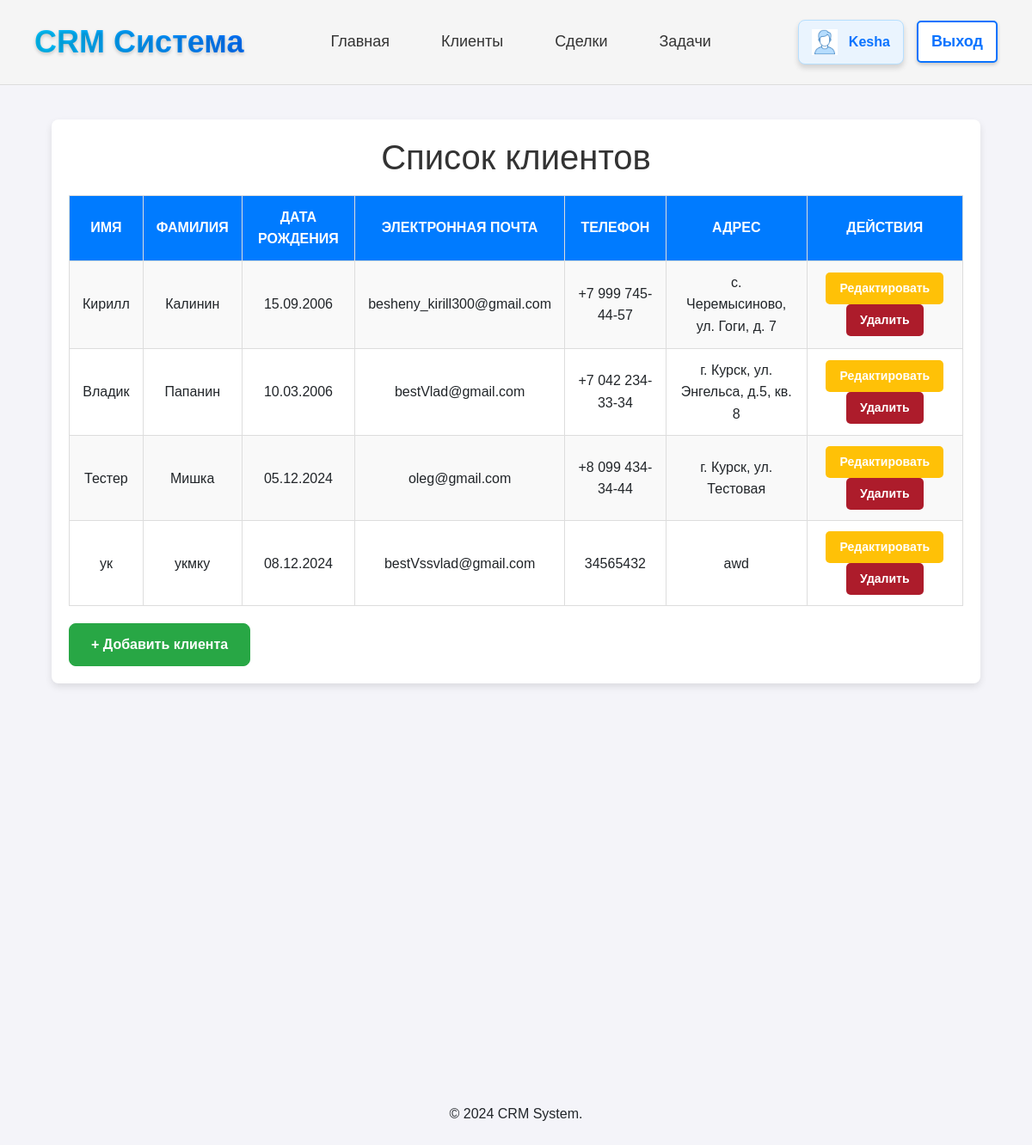
Screenshot of /clients/ (signed in) with the database file from the repository.
### crm/models.py (models this page shows, shortened)
class Client(models.Model):
    name = models.CharField(max_length=255)
    surname = models.CharField(max_length=255, default='неизвестно')
    birth_date = models.DateField(null=True, blank=True)
    email = models.EmailField(unique=True, blank=True, null=True, default="example@example.com")  # Добавлено default
    phone = models.CharField(max_length=15, null=True, blank=True)
    address = models.TextField(null=True, blank=True)

### crm/views.py (the view)
# urls.py: path('clients/', views.client_list, name='client_list'),
def client_list(request):
    clients = Client.objects.all()  # Получение всех клиентов из базы данных
    return render(request, 'crm/client_list.html', {'clients': clients})

### crm/templates/crm/client_list.html (shortened to what this page needs)
{% extends 'crm/base.html' %}
{% block content %}
<!DOCTYPE html>
<html lang="en">
<head>
</head>
<body>
    <div class="container">
        <h1>Список клиентов</h1>
        <a href="{% url 'add_client' %}" class="btn btn-success mt-3">+ Добавить клиента</a>
        <table>
            <thead>
                <tr>
                    <th>Имя</th>
                    <th>Фамилия</th>
                    <th>Дата рождения</th>
                    <th>Электронная почта</th>
                    <th>Телефон</th>
                    <th>Адрес</th>
                    <th>Действия</th>
                </tr>
            </thead>
            <tbody>
                {% for client in clients %}
                <tr>
                    <td>{{ client.name }}</td>
                    <td>{{ client.surname }}</td>
                    <td>{{ client.birth_date|date:"d.m.Y" }}</td>
                    <td>{{ client.email }}</td>
                    <td>{{ client.phone }}</td>
                    <td>{{ client.address }}</td>
                    <td>
                        <a href="{% url 'edit_client' client.id %}" class="btn btn-warning btn-sm">Редактировать</a>
                        <a href="{% url 'delete_client' client.id %}" onclick="return confirm('Вы уверены?');"class="btn btn-danger btn-sm">Удалить</a>
                    </td>
                </tr>
                {% endfor %}
            </tbody>
        </table>
    </div>
</body>
</html>
{% endblock %}

### crm/templates/crm/base.html (shortened to what this page needs)
<!DOCTYPE html>
<html lang="en">
<head>
    {% load static %}
    <link rel="stylesheet" href="https://cdn.jsdelivr.net/npm/bootstrap@4.0.0/dist/css/bootstrap.min.css">
</head>
<body>
    <header>
        <nav style="display: flex; justify-content: space-between; align-items: center; padding: 20px 40px; background-color: #f5f5f5; border-bottom: 1px solid #ddd;">
            <div class="logo">
                CRM Система
            </div>
            <ul style="list-style: none; display: flex; gap: 30px; margin: 0; padding: 0;">
                <li>
                    <a href="{% url 'index' %}"
                        style="text-decoration: none; color: #333; font-size: 18px; font-weight: 500; position: relative; padding: 10px 15px; border-radius: 8px; transition: all 0.3s ease;">
                        Главная
                        </a>
                </li>
                <li>
                    <a href="{% url 'client_list' %}"
                    style="text-decoration: none; color: #333; font-size: 18px; font-weight: 500; position: relative; padding: 10px 15px; border-radius: 8px; transition: all 0.3s ease;">
                    Клиенты
                    </a>
                </li>
                <li>
                    <a href="{% url 'deals' %}"
                    style="text-decoration: none; color: #333; font-size: 18px; font-weight: 500; position: relative; padding: 10px 15px; border-radius: 8px; transition: all 0.3s ease;">
                    Сделки
                    </a>
                </li>
                <li>
                    <a href="{% url 'task' %}"
                    style="text-decoration: none; color: #333; font-size: 18px; font-weight: 500; position: relative; padding: 10px 15px; border-radius: 8px; transition: all 0.3s ease;">
                    Задачи
                    </a>
                </li>
            </ul>
            <div style="display: flex; align-items: center; gap: 15px;">
                {% if user.is_authenticated %}
                <span style="display: flex; align-items: center; background-color: #eaf4fe; padding: 10px 15px; border-radius: 8px; font-size: 16px; color: #0a73ff; font-weight: bold; border: 1px solid #b6dfff; box-shadow: 0px 4px 6px rgba(0, 0, 0, 0.15);">
                    <img src="/static/images/user_icon.png" alt="User Icon" style="width: 30px; height: 30px; margin-right: 8px;">
                    <b style="margin-left: 5px;">{{ user.get_username }}</b>
                </span>
                <a href="{% url 'logged_out' %}?next={{ request.path }}"
                style="text-decoration: none; color: #0a73ff; background-color: #fff; font-size: 18px; font-weight: bold; padding: 8px 15px; border: 2px solid #0a73ff; border-radius: 5px; box-shadow: 0 2px 4px rgba(0, 0, 0, 0.2); transition: all 0.3s ease;">
                Выход
                </a>
                {% endif %}
            </div>
        </nav>
    </header>
    <main>
        {% block content %}{% endblock %}
    </main>
    <div class="container-fluid mt-5 pb-5"></div>
    <div class="container-fluid mt-5 pb-5"></div>
    <div class="container-fluid mt-5 pb-5"></div>
    <div class="container-fluid mt-5 pb-5"></div>
    <div class="container-fluid mt-5 pb-5"></div>
    <footer bg-success text-light class="text-center py-2">
        <p>© 2024 CRM System.</p>
    </footer>
</body>
</html>

### crm/templates/crm/base.html (style rules this page uses)
.logo { font-size: 36px; font-weight: bold; background: linear-gradient(90deg, #00c6ff, #0072ff); -webkit-background-clip: text; -webkit-text-fill-color: transparent; position: relative; animation: blueGlow 2s infinite alternate; text-shadow: 0 2px 4px rgba(0, 0, 0, 0.2); cursor: pointer; transition: transform 0.3s ease, text-shadow 0.3s ease; }
ul li a { text-decoration: none; color: #333; font-size: 18px; font-weight: 500; position: relative; padding: 10px 15px; border-radius: 8px; transition: all 0.3s ease; }

### crm/templates/crm/client_list.html (style rules this page uses)
body { font-family: Arial, sans-serif; background-color: #f4f4f9; margin: 0; padding: 0; line-height: 1.6; }
.container { max-width: 90%; margin: 40px auto; padding: 20px; background: #fff; border-radius: 8px; box-shadow: 0 4px 8px rgba(0, 0, 0, 0.1); position: relative; overflow: hidden; padding-bottom: 30px; }
h1 { text-align: center; color: #333; margin-bottom: 20px; }
table { width: 100%; border-collapse: collapse; margin-bottom: 60px; border: 1px solid #ddd; }
table th, table td { padding: 12px 15px; border: 1px solid #ddd; box-sizing: border-box; text-align: center; vertical-align: middle; }
table th { background: #007bff; color: #fff; text-transform: uppercase; }
table tr:nth-child(odd) { background-color: #f9f9f9; }
.btn.btn-success.mt-3 { position: absolute; bottom: 10px; left: 20px; padding: 12px 25px; background-color: #28a745; color: white; font-size: 16px; font-weight: bold; border-radius: 8px; cursor: pointer; text-decoration: none; transition: background-color 0.3s ease-in-out; display: inline-block; bottom: 20px }
.btn.btn-warning.btn-sm, .btn.btn-danger.btn-sm { padding: 8px 16px; border: none; border-radius: 5px; font-weight: bold; cursor: pointer; color: #fff; text-decoration: none; display: inline-block; }
.btn.btn-warning.btn-sm { background-color: #ffc107; }
.btn.btn-danger.btn-sm { background-color: #ad1c2b; }

### rows the page displays
Client: name "Кирилл", surname "Калинин", birth_date "15.09.2006", email "besheny_kirill300@gmail.com", phone "+7 999 745-44-57", address "с. Черемысиново, ул. Гоги, д. 7"
Client: name "Владик", surname "Папанин", birth_date "10.03.2006", email "bestVlad@gmail.com", phone "+7 042 234-33-34", address "г. Курск, ул. Энгельса, д.5, кв. 8"
Client: name "Тестер", surname "Мишка", birth_date "05.12.2024", email "oleg@gmail.com", phone "+8 099 434-34-44", address "г. Курск, ул. Тестовая"
Client: name "ук", surname "укмку", birth_date "08.12.2024", email "bestVssvlad@gmail.com", phone "34565432", address "awd"

### other values shown
{{ user.get_username }} "Kesha"
